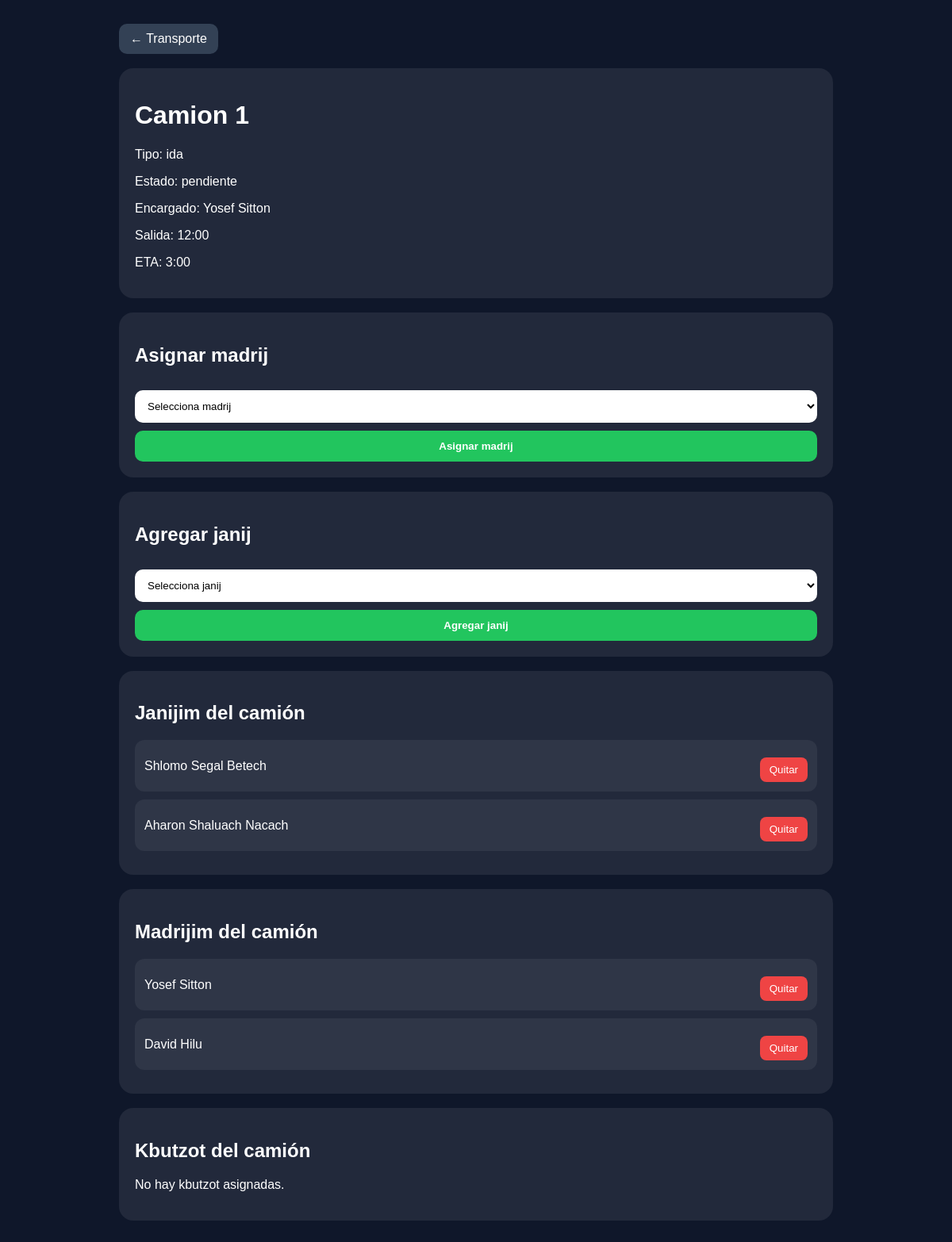
Screenshot of /panel-admin/transporte/1/ with the database file from the repository.
### transporte/models.py (models this page shows, shortened)
class Camion(models.Model):
    TIPOS = [
        ('ida', 'Ida'),
        ('regreso', 'Regreso'),
    ]
    ESTADOS = [
        ('pendiente', 'Pendiente'),
        ('saliendo', 'Saliendo'),
        ('en_camino', 'En camino'),
        ('llegando', 'Llegando'),
        ('llego', 'Llegó'),
    ]
    nombre = models.CharField(max_length=100)
    tipo = models.CharField(max_length=20, choices=TIPOS)
    estado = models.CharField(max_length=20, choices=ESTADOS, default='pendiente')
    encargado = models.ForeignKey(
        UsuarioCamp,
        on_delete=models.SET_NULL,
        null=True,
        blank=True,
        limit_choices_to={'tipo': 'madrij'},
        related_name='camiones_encargado'
    )
    hora_salida = models.CharField(max_length=20, blank=True, null=True)
    hora_estimada = models.CharField(max_length=20, blank=True, null=True)
    link_ruta = models.TextField(blank=True, null=True)

class CamionJanij(models.Model):
    camion = models.ForeignKey(Camion, on_delete=models.CASCADE)
    janij = models.ForeignKey(Janij, on_delete=models.CASCADE)

class CamionMadrij(models.Model):
    camion = models.ForeignKey(Camion, on_delete=models.CASCADE)
    madrij = models.ForeignKey(
        UsuarioCamp,
        on_delete=models.CASCADE,
        limit_choices_to={'tipo': 'madrij'}
    )

### usuarios/models.py (models this page shows, shortened)
class UsuarioCamp(models.Model):
    TIPOS = [
        ('admin', 'Admin'),
        ('madrij', 'Madrij'),
        ('arbitro', 'Arbitro'),
        ('consulta', 'Consulta'),
    ]
    nombre = models.CharField(max_length=100)
    username = models.CharField(max_length=100, unique=True)
    password = models.CharField(max_length=100)
    tipo = models.CharField(max_length=20, choices=TIPOS)

### kbutzot/models.py (models this page shows, shortened)
class Janij(models.Model):
    nombre = models.CharField(max_length=100)
    kbutza = models.ForeignKey(Kbutza, on_delete=models.SET_NULL, null=True, blank=True)
    nombre_mama = models.CharField(max_length=100, blank=True, null=True)
    tel_mama = models.CharField(max_length=30, blank=True, null=True)
    nombre_papa = models.CharField(max_length=100, blank=True, null=True)
    tel_papa = models.CharField(max_length=30, blank=True, null=True)
    info_medica = models.TextField(blank=True, null=True)

### torneo/views.py (the view, shortened to what this page needs)
# urls.py: path('panel-admin/transporte/<int:camion_id>/', detalle_camion, name='detalle_camion'),
def detalle_camion(request, camion_id):
    camion = get_object_or_404(Camion, id=camion_id)
    madrijim = CamionMadrij.objects.filter(camion=camion)
    janijim = CamionJanij.objects.filter(camion=camion)
    madrijim_disponibles = UsuarioCamp.objects.filter(tipo='madrij')
    janijim_disponibles = Janij.objects.all().order_by('nombre')
    return render(request, 'detalle_camion.html', {
        'camion': camion,
        'madrijim': madrijim,
        'janijim': janijim,
        'madrijim_disponibles': madrijim_disponibles,
        'janijim_disponibles': janijim_disponibles,
    })

### templates/detalle_camion.html (shortened to what this page needs)
<!DOCTYPE html>
<html lang="es">
<head>
</head>
<body>
<div class="container">
    <a class="back" href="/panel-admin/transporte/">← Transporte</a>
    <div class="card">
        <h1>{{ camion.nombre }}</h1>
        <p>Tipo: {{ camion.tipo }}</p>
        <p>Estado: {{ camion.estado }}</p>
        <p>Encargado: {% if camion.encargado %}{{ camion.encargado.nombre }}{% else %}Sin asignar{% endif %}</p>
        <p>Salida: {{ camion.hora_salida|default:"-" }}</p>
        <p>ETA: {{ camion.hora_estimada|default:"-" }}</p>
    </div>
    <div class="card">
       <h2>Asignar madrij</h2>
        <form method="POST">
            <select name="madrij_id" required>
                <option value="">Selecciona madrij</option>
            </select>
            <button class="green" type="submit">Asignar madrij</button>
        </form>
    </div>
    <div class="card">
        <h2>Agregar janij</h2>
        <form method="POST">
            <select name="janij_id" required>
                <option value="">Selecciona janij</option>
            </select>
            <button class="green" type="submit">Agregar janij</button>
       </form>
</div>
<div class="card">
    <h2>Janijim del camión</h2>
    {% for j in janijim %}
        <div class="row">
            <div>{{ j.janij.nombre }}</div>
            <form method="POST" action="/panel-admin/transporte/{{ camion.id }}/quitar-janij/{{ j.id }}/">
                <button class="red" type="submit">Quitar</button>
            </form>
        </div>
    {% empty %}
        <p>No hay janijim asignados.</p>
    {% endfor %}
</div>
    <div class="card">
        <h2>Madrijim del camión</h2>
        {% for m in madrijim %}
            <div class="row">
                <div>{{ m.madrij.nombre }}</div>
                <form method="POST" action="/panel-admin/transporte/{{ camion.id }}/quitar-madrij/{{ m.id }}/">
                    <button class="red" type="submit">Quitar</button>
                </form>
            </div>
        {% empty %}
            <p>No hay madrijim asignados.</p>
        {% endfor %}
    </div>
    <div class="card">
        <h2>Kbutzot del camión</h2>
        {% for k in kbutzot %}
            <div class="row">
                <div>{{ k.kbutza.nombre }}</div>
                <form method="POST" action="/panel-admin/transporte/{{ camion.id }}/quitar-kbutza/{{ k.id }}/">
                    {% csrf_token %}
                    <button class="red" type="submit">Quitar</button>
                </form>
            </div>
        {% empty %}
            <p>No hay kbutzot asignadas.</p>
        {% endfor %}
    </div>
</div>
</body>
</html>

### templates/detalle_camion.html (style rules this page uses)
body { margin: 0; font-family: Arial, sans-serif; background: #0f172a; color: white; }
.container { max-width: 900px; margin: auto; padding: 30px 20px 60px; }
.back { display: inline-block; margin-bottom: 18px; text-decoration: none; color: white; background: #334155; padding: 10px 14px; border-radius: 10px; }
.card { background: rgba(255,255,255,0.08); border-radius: 18px; padding: 20px; margin-bottom: 18px; }
.row { background: rgba(255,255,255,0.06); border-radius: 12px; padding: 12px; margin-bottom: 10px; display: flex; justify-content: space-between; align-items: center; gap: 10px; flex-wrap: wrap; }
select, button { width: 100%; padding: 12px; border-radius: 10px; border: none; margin-top: 10px; }
select { background: white; color: black; }
.green { background: #22c55e; color: white; font-weight: bold; }
.red { background: #ef4444; color: white; border: none; padding: 8px 12px; border-radius: 8px; }

### rows the page displays
Camion: nombre "Camion 1", tipo "ida", estado "pendiente", encargado.nombre "Yosef Sitton", hora_salida "12:00", hora_estimada "3:00"
CamionJanij: janij.nombre "Shlomo Segal Betech"
CamionJanij: janij.nombre "Aharon Shaluach Nacach"
CamionMadrij: madrij.nombre "Yosef Sitton"
CamionMadrij: madrij.nombre "David Hilu"
